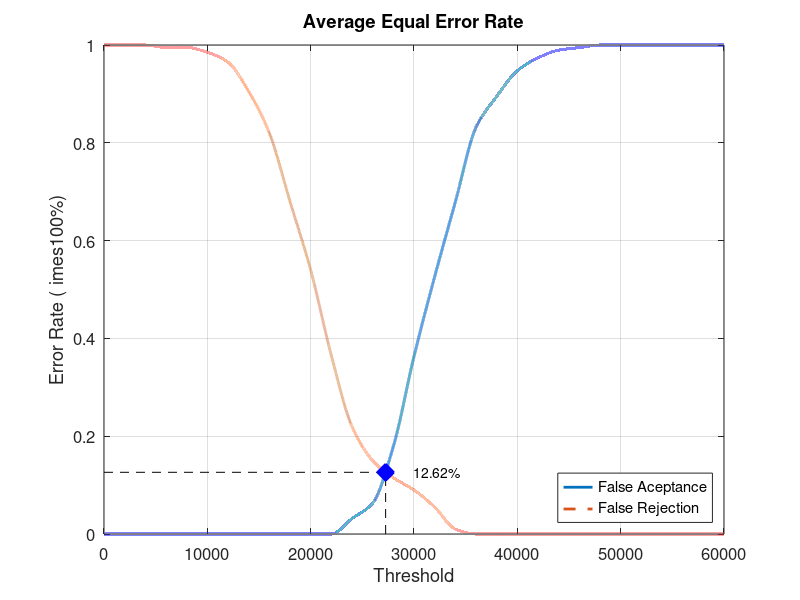
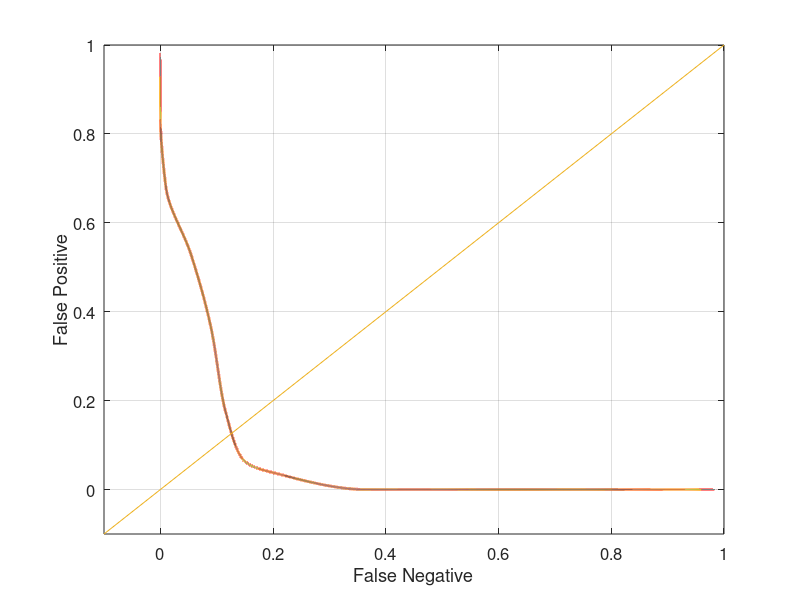

These charts were generated, in order, by the following MATLAB code:
close all;
clear;
clc;
x = 0:2000:60000;
xq = 0:0.5:60000;

y0 = [0 0 0 0 0 0 0 0 0 0 0 0 0.0315789 0.0631579 0.178947 0.363158 0.526316 0.678947 0.831579 0.894737 0.947368 0.973684 0.989474 0.994737 1 1 1 1 1 1 1]
yy0 = interp1(x, y0, xq, 'pchip');
y1 = [1 1 1 0.995 0.995 0.985 0.965 0.905 0.82 0.68 0.54 0.365 0.22 0.15 0.115 0.09 0.055 0.01 0 0 0 0 0 0 0 0 0 0 0 0 0]
yy1 = interp1(x, y1, xq, 'pchip');

% Calculating EER: 
y2 = abs(y0 - y1);
find(y2 == min(y2))
yy2 = abs(yy0 - yy1);
xEER = find(yy2 == min(yy2));
xEERIndex = xq(xEER) % X-axis EER
yEER = yy0(xEER) % Y-axis EER

main = figure
plot(xq, yy0,'-','LineWidth', 2);	hold on
plot(xq, yy1,'--','LineWidth', 2);	hold on
plot([xEERIndex xEERIndex], [0 yEER], 'k--');	hold on
plot([0 xEERIndex], [yEER yEER], 'k--');	hold on
plot(xEERIndex, yEER, 'bx', 'LineWidth', 10);	hold on
text(xEERIndex + 10 * xEERIndex / 100, yEER, [num2str(round((10000 * yEER)) / 100) '%'])
legend('False Aceptance', 'False Rejection', 'Location', 'SouthEast')
xlabel('Threshold')
ylabel('Error Rate (	imes100%)')
title('Average Equal Error Rate')
set(gca, 'FontSize', 12)
axis([0 60000 0 1])
grid on

print(main, 'Database3_3Main', '-dpng');
FNRxFPR = figure('Color', [1 1 1]);
plot(yy1, yy0, '-', yy1, yy0, 'LineWidth', 2);
hold on
y = -0.1:0.1:1
plot(y, y); 
set(gca, 'FontSize', 12)
xlabel('False Negative')
ylabel('False Positive')
axis([-0.1 1 -0.1 1])
set(gca, 'FontSize', 12)
grid on

print(FNRxFPR, 'Database3_3FNRxFPR','-dpng');
